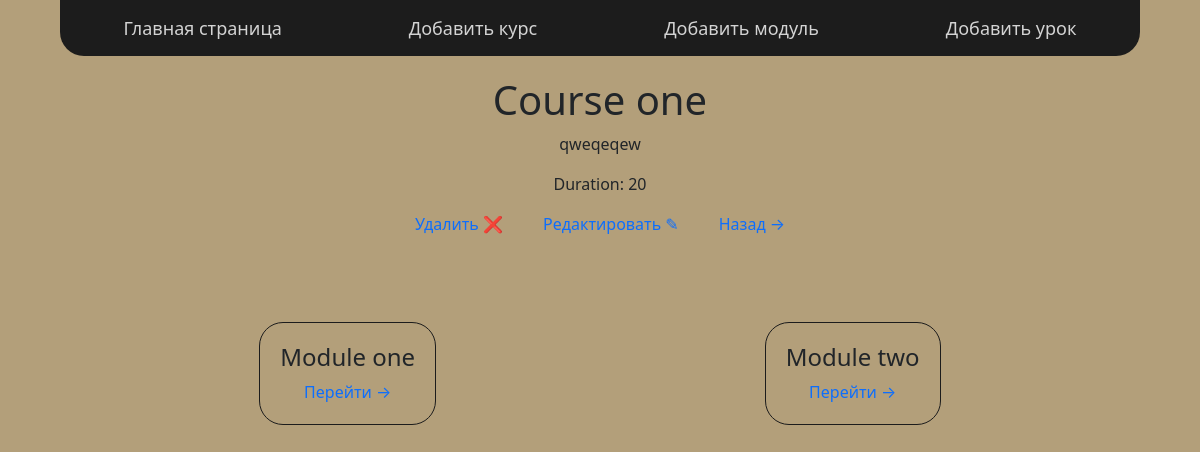
Page /course/Course one/ on the earlier database version.
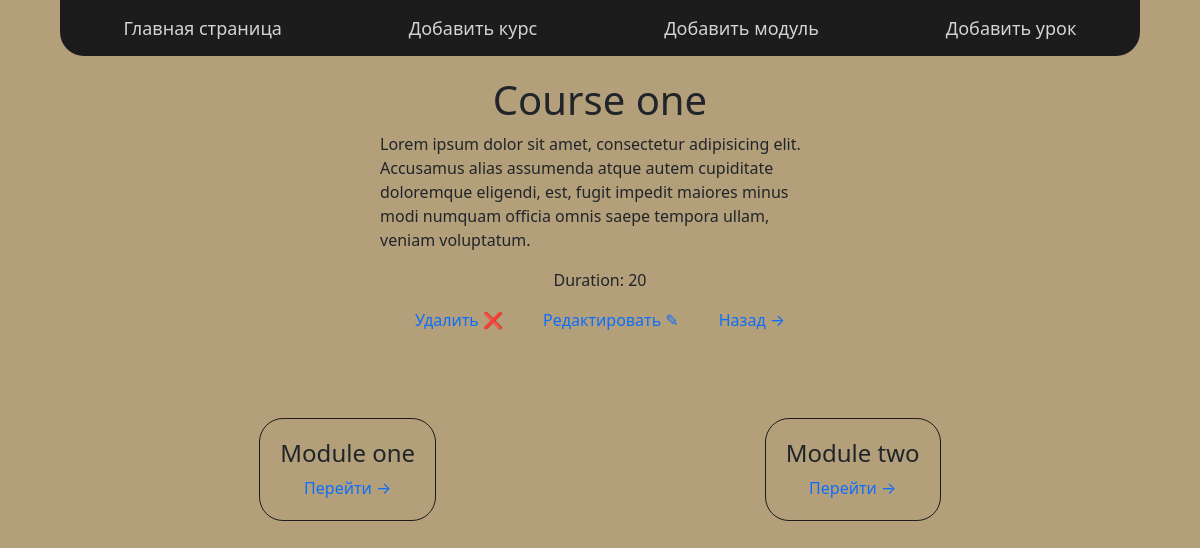
Same page on the later database version.
### course/models.py (models this page shows, shortened)
class Course(models.Model):
    title = models.CharField('Title', max_length=255, unique=True)
    description = models.TextField('Description')
    average = models.PositiveIntegerField('Average', validators=[MinValueValidator(1), MaxValueValidator(100)])

### course/views.py (the view)
# urls.py: path('course/<str:course_name>/', views.course_page, name='course_page'),
def course_page(request, course_name):
    course = get_object_or_404(Course, title=course_name)
    modules = Module.objects.filter(course__pk=course.pk)
    context = {
        'title': 'Course page',
        'course': course,
        'modules': modules,
    }
    return render(request, 'course/index_course.html', context)

### course/templates/course/index_course.html
{% extends 'course/layout.html' %}
{% block content %}
    <div class="description">
        <h1>{{ course.title }}</h1>
        <p>{{ course.description }}</p>
        <p>Duration: {{ course.average }}</p>
        <p style="display: flex; gap: 40px;">
            <a href="{% url 'delete_course_page' course.title %}">Удалить &#10060;</a>
            <a href="{% url 'edit_course_page' course.title %}">Редактировать &#9998;</a>
            <a href="{% url 'main_page' %}">Назад &rarr;</a>
        </p>
    </div>
    <div class="main">
        {% for module in modules %}
            <div class="box_info">
                <h4>{{ module.title }}</h4>
                <a href="{% url 'module_page' module.title %}">Перейти &rarr;</a>
            </div>
        {% endfor %}
    </div>
{% endblock %}

Differences in the rows shown:
changed Course "Course one": description "qweqeqew" → "Lorem ipsum dolor sit amet, consectetur adipisicing elit. Accusamus alias assumenda atque autem cupiditate doloremque eligendi, est, fugit impedit maiores minus modi numquam officia omnis saepe tempora ullam, veniam voluptatum."
